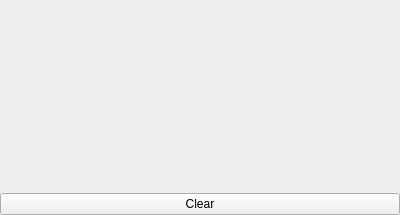
<?xml version="1.0" encoding="UTF-8"?>
<ui version="4.0">
 <class>logger</class>
 <widget class="QWidget" name="logger">
  <property name="geometry">
   <rect>
    <x>0</x>
    <y>0</y>
    <width>400</width>
    <height>215</height>
   </rect>
  </property>
  <property name="sizePolicy">
   <sizepolicy hsizetype="Preferred" vsizetype="Expanding">
    <horstretch>0</horstretch>
    <verstretch>0</verstretch>
   </sizepolicy>
  </property>
  <property name="windowTitle">
   <string>Form</string>
  </property>
  <property name="styleSheet">
   <string notr="true"/>
  </property>
  <layout class="QGridLayout" name="gridLayout">
   <property name="leftMargin">
    <number>0</number>
   </property>
   <property name="topMargin">
    <number>0</number>
   </property>
   <property name="rightMargin">
    <number>0</number>
   </property>
   <property name="bottomMargin">
    <number>0</number>
   </property>
   <property name="spacing">
    <number>0</number>
   </property>
   <item row="0" column="0">
    <widget class="QListView" name="listView">
     <property name="styleSheet">
      <string notr="true">background-color:transparent;
border:0px;</string>
     </property>
    </widget>
   </item>
   <item row="1" column="0">
    <widget class="QPushButton" name="pushButton">
     <property name="sizePolicy">
      <sizepolicy hsizetype="Minimum" vsizetype="Preferred">
       <horstretch>0</horstretch>
       <verstretch>0</verstretch>
      </sizepolicy>
     </property>
     <property name="text">
      <string>Clear</string>
     </property>
    </widget>
   </item>
  </layout>
 </widget>
 <resources/>
 <connections/>
</ui>
